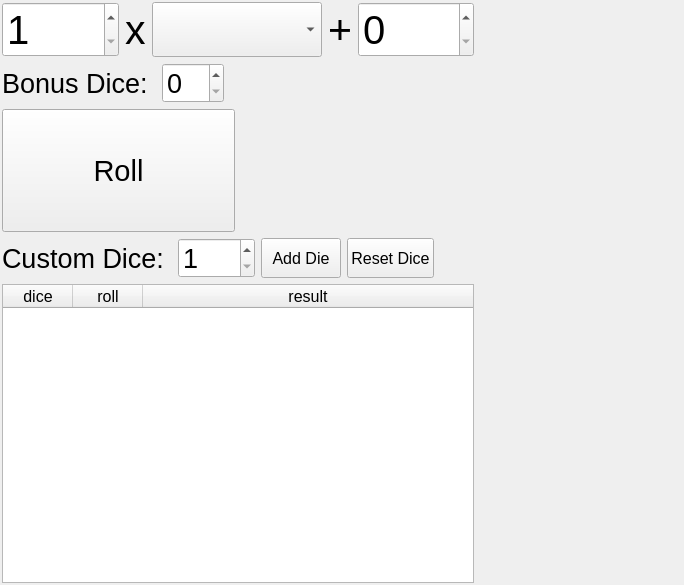
<?xml version="1.0" encoding="UTF-8"?>
<ui version="4.0">
 <class>DiceTool</class>
 <widget class="QWidget" name="DiceTool">
  <property name="geometry">
   <rect>
    <x>0</x>
    <y>0</y>
    <width>684</width>
    <height>585</height>
   </rect>
  </property>
  <property name="font">
   <font>
    <pointsize>12</pointsize>
   </font>
  </property>
  <property name="windowTitle">
   <string>Dice Tool</string>
  </property>
  <property name="windowIcon">
   <iconset resource="../resources/resources.qrc">
    <normaloff>:/icons/media/die.png</normaloff>:/icons/media/die.png</iconset>
  </property>
  <layout class="QHBoxLayout" name="horizontalLayout">
   <property name="leftMargin">
    <number>2</number>
   </property>
   <property name="topMargin">
    <number>2</number>
   </property>
   <property name="rightMargin">
    <number>2</number>
   </property>
   <property name="bottomMargin">
    <number>2</number>
   </property>
   <item>
    <layout class="QVBoxLayout" name="verticalLayout">
     <item>
      <layout class="QHBoxLayout" name="horizontalLayout_2">
       <item>
        <widget class="QSpinBox" name="spinBox_amount">
         <property name="sizePolicy">
          <sizepolicy hsizetype="Minimum" vsizetype="Preferred">
           <horstretch>0</horstretch>
           <verstretch>0</verstretch>
          </sizepolicy>
         </property>
         <property name="minimumSize">
          <size>
           <width>10</width>
           <height>10</height>
          </size>
         </property>
         <property name="maximumSize">
          <size>
           <width>16777215</width>
           <height>100</height>
          </size>
         </property>
         <property name="font">
          <font>
           <pointsize>30</pointsize>
          </font>
         </property>
         <property name="minimum">
          <number>1</number>
         </property>
         <property name="maximum">
          <number>999</number>
         </property>
        </widget>
       </item>
       <item>
        <widget class="QLabel" name="label">
         <property name="sizePolicy">
          <sizepolicy hsizetype="Maximum" vsizetype="Minimum">
           <horstretch>0</horstretch>
           <verstretch>0</verstretch>
          </sizepolicy>
         </property>
         <property name="font">
          <font>
           <pointsize>31</pointsize>
          </font>
         </property>
         <property name="text">
          <string>x</string>
         </property>
        </widget>
       </item>
       <item>
        <widget class="QComboBox" name="comboBox_dice">
         <property name="sizePolicy">
          <sizepolicy hsizetype="Minimum" vsizetype="Minimum">
           <horstretch>0</horstretch>
           <verstretch>0</verstretch>
          </sizepolicy>
         </property>
         <property name="minimumSize">
          <size>
           <width>10</width>
           <height>10</height>
          </size>
         </property>
         <property name="font">
          <font>
           <pointsize>30</pointsize>
           <weight>50</weight>
           <bold>false</bold>
          </font>
         </property>
         <property name="layoutDirection">
          <enum>Qt::LeftToRight</enum>
         </property>
         <property name="currentIndex">
          <number>-1</number>
         </property>
         <property name="maxVisibleItems">
          <number>20</number>
         </property>
         <property name="sizeAdjustPolicy">
          <enum>QComboBox::AdjustToContents</enum>
         </property>
         <property name="frame">
          <bool>true</bool>
         </property>
         <property name="modelColumn">
          <number>0</number>
         </property>
        </widget>
       </item>
       <item>
        <widget class="QLabel" name="label_2">
         <property name="sizePolicy">
          <sizepolicy hsizetype="Maximum" vsizetype="Minimum">
           <horstretch>0</horstretch>
           <verstretch>0</verstretch>
          </sizepolicy>
         </property>
         <property name="font">
          <font>
           <pointsize>31</pointsize>
          </font>
         </property>
         <property name="text">
          <string>+</string>
         </property>
        </widget>
       </item>
       <item>
        <widget class="QSpinBox" name="spinBox_modifier">
         <property name="sizePolicy">
          <sizepolicy hsizetype="Minimum" vsizetype="Minimum">
           <horstretch>0</horstretch>
           <verstretch>0</verstretch>
          </sizepolicy>
         </property>
         <property name="minimumSize">
          <size>
           <width>10</width>
           <height>10</height>
          </size>
         </property>
         <property name="maximumSize">
          <size>
           <width>16777215</width>
           <height>100</height>
          </size>
         </property>
         <property name="font">
          <font>
           <pointsize>30</pointsize>
          </font>
         </property>
         <property name="maximum">
          <number>999</number>
         </property>
        </widget>
       </item>
      </layout>
     </item>
     <item>
      <layout class="QHBoxLayout" name="horizontalLayout_4">
       <item>
        <widget class="QLabel" name="label_4">
         <property name="sizePolicy">
          <sizepolicy hsizetype="Maximum" vsizetype="Preferred">
           <horstretch>0</horstretch>
           <verstretch>0</verstretch>
          </sizepolicy>
         </property>
         <property name="minimumSize">
          <size>
           <width>10</width>
           <height>10</height>
          </size>
         </property>
         <property name="font">
          <font>
           <pointsize>20</pointsize>
          </font>
         </property>
         <property name="toolTip">
          <string>Bonus dice are added to the normal amount of dice, but the worst results (amount = amount of bonus dice) are again subtracted from the result</string>
         </property>
         <property name="text">
          <string>Bonus Dice: </string>
         </property>
        </widget>
       </item>
       <item>
        <widget class="QSpinBox" name="spinBox_bonusDice">
         <property name="sizePolicy">
          <sizepolicy hsizetype="Maximum" vsizetype="Fixed">
           <horstretch>0</horstretch>
           <verstretch>0</verstretch>
          </sizepolicy>
         </property>
         <property name="font">
          <font>
           <pointsize>20</pointsize>
          </font>
         </property>
        </widget>
       </item>
       <item>
        <spacer name="horizontalSpacer_2">
         <property name="orientation">
          <enum>Qt::Horizontal</enum>
         </property>
         <property name="sizeHint" stdset="0">
          <size>
           <width>10</width>
           <height>10</height>
          </size>
         </property>
        </spacer>
       </item>
      </layout>
     </item>
     <item>
      <layout class="QHBoxLayout" name="horizontalLayout_5">
       <item>
        <widget class="QPushButton" name="pushButton_roll">
         <property name="sizePolicy">
          <sizepolicy hsizetype="Minimum" vsizetype="Minimum">
           <horstretch>0</horstretch>
           <verstretch>0</verstretch>
          </sizepolicy>
         </property>
         <property name="minimumSize">
          <size>
           <width>10</width>
           <height>10</height>
          </size>
         </property>
         <property name="font">
          <font>
           <pointsize>22</pointsize>
          </font>
         </property>
         <property name="text">
          <string>Roll</string>
         </property>
        </widget>
       </item>
       <item>
        <widget class="QLabel" name="label_result">
         <property name="sizePolicy">
          <sizepolicy hsizetype="Minimum" vsizetype="Maximum">
           <horstretch>0</horstretch>
           <verstretch>0</verstretch>
          </sizepolicy>
         </property>
         <property name="font">
          <font>
           <pointsize>80</pointsize>
          </font>
         </property>
         <property name="text">
          <string/>
         </property>
         <property name="alignment">
          <set>Qt::AlignCenter</set>
         </property>
        </widget>
       </item>
      </layout>
     </item>
     <item>
      <layout class="QHBoxLayout" name="horizontalLayout_3">
       <item>
        <widget class="QLabel" name="label_5">
         <property name="minimumSize">
          <size>
           <width>10</width>
           <height>10</height>
          </size>
         </property>
         <property name="font">
          <font>
           <pointsize>20</pointsize>
          </font>
         </property>
         <property name="text">
          <string>Custom Dice: </string>
         </property>
        </widget>
       </item>
       <item>
        <widget class="QSpinBox" name="spinBox_customDie">
         <property name="sizePolicy">
          <sizepolicy hsizetype="Maximum" vsizetype="Fixed">
           <horstretch>0</horstretch>
           <verstretch>0</verstretch>
          </sizepolicy>
         </property>
         <property name="minimumSize">
          <size>
           <width>10</width>
           <height>10</height>
          </size>
         </property>
         <property name="font">
          <font>
           <pointsize>20</pointsize>
          </font>
         </property>
         <property name="minimum">
          <number>1</number>
         </property>
         <property name="maximum">
          <number>999</number>
         </property>
        </widget>
       </item>
       <item>
        <widget class="QPushButton" name="pushButton_addDie">
         <property name="sizePolicy">
          <sizepolicy hsizetype="Minimum" vsizetype="Minimum">
           <horstretch>0</horstretch>
           <verstretch>0</verstretch>
          </sizepolicy>
         </property>
         <property name="minimumSize">
          <size>
           <width>10</width>
           <height>10</height>
          </size>
         </property>
         <property name="text">
          <string>Add Die</string>
         </property>
        </widget>
       </item>
       <item>
        <widget class="QPushButton" name="pushButton_resetDice">
         <property name="sizePolicy">
          <sizepolicy hsizetype="Minimum" vsizetype="Minimum">
           <horstretch>0</horstretch>
           <verstretch>0</verstretch>
          </sizepolicy>
         </property>
         <property name="minimumSize">
          <size>
           <width>10</width>
           <height>10</height>
          </size>
         </property>
         <property name="text">
          <string>Reset Dice</string>
         </property>
        </widget>
       </item>
       <item>
        <spacer name="horizontalSpacer">
         <property name="orientation">
          <enum>Qt::Horizontal</enum>
         </property>
         <property name="sizeHint" stdset="0">
          <size>
           <width>40</width>
           <height>20</height>
          </size>
         </property>
        </spacer>
       </item>
      </layout>
     </item>
     <item>
      <widget class="QTableWidget" name="tableWidget_results">
       <property name="sizePolicy">
        <sizepolicy hsizetype="Minimum" vsizetype="Expanding">
         <horstretch>0</horstretch>
         <verstretch>0</verstretch>
        </sizepolicy>
       </property>
       <property name="minimumSize">
        <size>
         <width>10</width>
         <height>10</height>
        </size>
       </property>
       <property name="editTriggers">
        <set>QAbstractItemView::NoEditTriggers</set>
       </property>
       <attribute name="horizontalHeaderCascadingSectionResizes">
        <bool>false</bool>
       </attribute>
       <attribute name="horizontalHeaderDefaultSectionSize">
        <number>70</number>
       </attribute>
       <attribute name="horizontalHeaderShowSortIndicator" stdset="0">
        <bool>false</bool>
       </attribute>
       <attribute name="horizontalHeaderStretchLastSection">
        <bool>true</bool>
       </attribute>
       <attribute name="verticalHeaderVisible">
        <bool>false</bool>
       </attribute>
       <column>
        <property name="text">
         <string>dice</string>
        </property>
       </column>
       <column>
        <property name="text">
         <string>roll</string>
        </property>
       </column>
       <column>
        <property name="text">
         <string>result</string>
        </property>
       </column>
      </widget>
     </item>
    </layout>
   </item>
   <item>
    <spacer name="horizontalSpacer_3">
     <property name="orientation">
      <enum>Qt::Horizontal</enum>
     </property>
     <property name="sizeHint" stdset="0">
      <size>
       <width>40</width>
       <height>20</height>
      </size>
     </property>
    </spacer>
   </item>
  </layout>
 </widget>
 <resources>
  <include location="../resources/resources.qrc"/>
 </resources>
 <connections/>
</ui>
